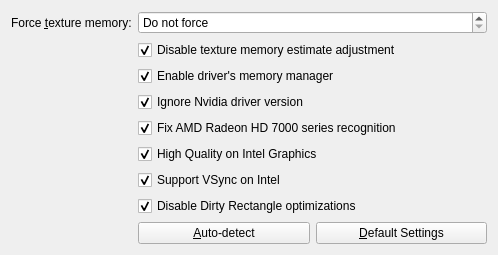
<?xml version="1.0" encoding="UTF-8"?>
<ui version="4.0">
 <class>Sims2BodyShopSettings</class>
 <widget class="QWidget" name="Sims2BodyShopSettings">
  <property name="geometry">
   <rect>
    <x>0</x>
    <y>0</y>
    <width>498</width>
    <height>226</height>
   </rect>
  </property>
  <property name="windowTitle">
   <string>Sims 2 Body Shop Settings</string>
  </property>
  <layout class="QFormLayout" name="formLayout">
   <item row="0" column="0">
    <widget class="QLabel" name="forceMemLabel">
     <property name="text">
      <string>Force &amp;texture memory:</string>
     </property>
     <property name="buddy">
      <cstring>forceMem</cstring>
     </property>
    </widget>
   </item>
   <item row="0" column="1">
    <widget class="QSpinBox" name="forceMem">
     <property name="toolTip">
      <string>Override texture (graphics card) memory detection</string>
     </property>
     <property name="whatsThis">
      <string>&lt;html&gt;&lt;head/&gt;&lt;body&gt;&lt;p&gt;Force the texture memory to a specific size. Use this if The Sims 2 only runs in software mode.&lt;/p&gt;&lt;p&gt;If your config log file has a line that reads:&lt;/p&gt;&lt;pre style=&quot; margin-top:12px; margin-bottom:12px; margin-left:0px; margin-right:0px; -qt-block-indent:0; text-indent:0px;&quot;&gt;&lt;span style=&quot; font-family:'Courier New,courier';&quot;&gt;Texture memory:  32MB&lt;/span&gt;&lt;/pre&gt;&lt;p&gt;You probably want to apply this fix.&lt;/p&gt;&lt;p&gt;It's recommended to set this value to match the info on the &amp;quot;Device Info&amp;quot; tab. More recent cards generally have at least &lt;span style=&quot; font-weight:600;&quot;&gt;1024 Mb&lt;/span&gt; available, which is a good value to use.&lt;/p&gt;&lt;p&gt;For high quality graphics, a value of at least &lt;span style=&quot; font-weight:600;&quot;&gt;128 Mb&lt;/span&gt; must be used.&lt;/p&gt;&lt;/body&gt;&lt;/html&gt;</string>
     </property>
     <property name="specialValueText">
      <string>Do not force</string>
     </property>
     <property name="suffix">
      <string> Mb</string>
     </property>
     <property name="minimum">
      <number>0</number>
     </property>
     <property name="maximum">
      <number>32768</number>
     </property>
     <property name="singleStep">
      <number>32</number>
     </property>
    </widget>
   </item>
   <item row="1" column="1">
    <widget class="QCheckBox" name="disableTexMemEstimateAdjustment">
     <property name="toolTip">
      <string>Do not adjust the texture memory reported by the driver, to improve stability (especially with nVidia cards)</string>
     </property>
     <property name="whatsThis">
      <string>&lt;html&gt;&lt;head/&gt;&lt;body&gt;&lt;p&gt;Use this tweak to use the texture memory reported by the driver. This may greatly improve the game's stability, especially when using a recent nVidia graphics card.&lt;/p&gt;&lt;/body&gt;&lt;/html&gt;</string>
     </property>
     <property name="text">
      <string>Disable texture memory estimate adjustment</string>
     </property>
     <property name="checked">
      <bool>true</bool>
     </property>
    </widget>
   </item>
   <item row="2" column="1">
    <widget class="QCheckBox" name="enableDriverMemoryManager">
     <property name="toolTip">
      <string>Use the graphics driver's memory manager, to improve the game's stability</string>
     </property>
     <property name="whatsThis">
      <string>&lt;html&gt;&lt;head/&gt;&lt;body&gt;&lt;p&gt;This makes the game rely on the graphics card driver for its memory management, rather than the game's own memory manager. Enabling this using modern drivers generally improves the game's stability.&lt;/p&gt;&lt;/body&gt;&lt;/html&gt;</string>
     </property>
     <property name="text">
      <string>Enable driver's memory manager</string>
     </property>
     <property name="checked">
      <bool>true</bool>
     </property>
    </widget>
   </item>
   <item row="3" column="1">
    <widget class="QCheckBox" name="ignoreNvidiaDriverVersion">
     <property name="toolTip">
      <string>Ignore a low driver version of Nvidia.</string>
     </property>
     <property name="whatsThis">
      <string>&lt;html&gt;&lt;head/&gt;&lt;body&gt;&lt;p&gt;New drivers of Nvidia sometimes report a low version number. This can lower some quality settings, even though the driver is new enough to support the better quality settings. This tweak disables some checks based on the version number of the driver, and picks the best possible options.&lt;/p&gt;&lt;/body&gt;&lt;/html&gt;</string>
     </property>
     <property name="text">
      <string>Ignore Nvidia driver version</string>
     </property>
     <property name="checked">
      <bool>true</bool>
     </property>
    </widget>
   </item>
   <item row="4" column="1">
    <widget class="QCheckBox" name="radeonHd7000Fix">
     <property name="toolTip">
      <string>Do not force low quality on Radeon HD 7000 series graphics cards (as opposed to the older Radeon 7000 series).</string>
     </property>
     <property name="whatsThis">
      <string>&lt;html&gt;&lt;head/&gt;&lt;body&gt;&lt;p&gt;Use this if you have a graphics card in the &lt;span style=&quot; font-weight:600;&quot;&gt;ATI Radeon HD 7000&lt;/span&gt; series.&lt;/p&gt;&lt;p&gt;The detection in the default code overlaps with the older &lt;span style=&quot; font-weight:600;&quot;&gt;Radeon 7000&lt;/span&gt; series, and forces the settings to a low quality code. Apply this tweak to make sure the detection only picks out the old graphics cards, but not the newer &lt;span style=&quot; font-weight:600;&quot;&gt;HD&lt;/span&gt; ones.&lt;/p&gt;&lt;p&gt;If you do not have an ATI/AMD graphics card, this option does nothing.&lt;/p&gt;&lt;/body&gt;&lt;/html&gt;</string>
     </property>
     <property name="text">
      <string>Fix AMD Radeon HD 7000 series recognition</string>
     </property>
     <property name="checked">
      <bool>true</bool>
     </property>
    </widget>
   </item>
   <item row="5" column="1">
    <widget class="QCheckBox" name="intelHigh">
     <property name="toolTip">
      <string>Allow high quality graphics for most recent Intel Graphics cards.</string>
     </property>
     <property name="whatsThis">
      <string>&lt;html&gt;&lt;head/&gt;&lt;body&gt;&lt;p&gt;Enable high quality graphics for &lt;span style=&quot; font-weight:600;&quot;&gt;Intel HD Graphics&lt;/span&gt; cards. If you have a fairly recent Intel graphics card, you may enable this tweak to increase graphics quality (at the cost of performance).&lt;/p&gt;&lt;p&gt;If your game runs choppy or slow after applying this tweak, disable it again.&lt;/p&gt;&lt;p&gt;If you do not use an Intel graphics card, this option does nothing.&lt;/p&gt;&lt;/body&gt;&lt;/html&gt;</string>
     </property>
     <property name="text">
      <string>High Quality on Intel Graphics</string>
     </property>
     <property name="checked">
      <bool>true</bool>
     </property>
    </widget>
   </item>
   <item row="6" column="1">
    <widget class="QCheckBox" name="intelVsync">
     <property name="toolTip">
      <string>Enable VSync for Intel Graphics cards. May cause (or solve) flickering graphics and/or UI.</string>
     </property>
     <property name="whatsThis">
      <string>&lt;html&gt;&lt;head/&gt;&lt;body&gt;&lt;p&gt;Enable VSync for &lt;span style=&quot; font-weight:600;&quot;&gt;Intel HD Graphics&lt;/span&gt; cards. VSync is disabled by default, because with some driver versions and some cards this caused a flickering UI.&lt;/p&gt;&lt;p&gt;If you experience flickering graphics or UI in the Sims 2, enabling or disabling this tweak may help.&lt;/p&gt;&lt;p&gt;If you do not use an Intel graphics card, this option does nothing.&lt;/p&gt;&lt;/body&gt;&lt;/html&gt;</string>
     </property>
     <property name="text">
      <string>Support VSync on Intel</string>
     </property>
     <property name="checked">
      <bool>true</bool>
     </property>
    </widget>
   </item>
   <item row="7" column="1">
    <widget class="QCheckBox" name="disableDirtyRects">
     <property name="toolTip">
      <string>Disable Dirty Rectangle rendering optimizations.</string>
     </property>
     <property name="whatsThis">
      <string>&lt;html&gt;&lt;head/&gt;&lt;body&gt;&lt;p&gt;This disables rendering only changed rectangles. These optimizations may cause graphical glitches on some cards, especially Intel integrated ones. They also prevents depth buffer shaders from other tools, like ReShade, from working.&lt;/p&gt;&lt;p&gt;To solve those problems you can enable this tweak.&lt;/p&gt;&lt;/body&gt;&lt;/html&gt;</string>
     </property>
     <property name="text">
      <string>Disable Dirty Rectangle optimizations</string>
     </property>
     <property name="checked">
      <bool>true</bool>
     </property>
    </widget>
   </item>
   <item row="8" column="1">
    <layout class="QHBoxLayout" name="defaultsLayout" stretch="0,0">
     <item>
      <widget class="QPushButton" name="autodetect">
       <property name="text">
        <string>&amp;Auto-detect</string>
       </property>
       <property name="flat">
        <bool>false</bool>
       </property>
      </widget>
     </item>
     <item>
      <widget class="QPushButton" name="resetDefaults">
       <property name="toolTip">
        <string>Disable all tweaks and restore default values.</string>
       </property>
       <property name="whatsThis">
        <string>&lt;html&gt;&lt;head/&gt;&lt;body&gt;&lt;p&gt;Reset all settings to their default values.&lt;/p&gt;&lt;/body&gt;&lt;/html&gt;</string>
       </property>
       <property name="text">
        <string>&amp;Default Settings</string>
       </property>
      </widget>
     </item>
    </layout>
   </item>
  </layout>
 </widget>
 <tabstops>
  <tabstop>forceMem</tabstop>
  <tabstop>disableTexMemEstimateAdjustment</tabstop>
  <tabstop>enableDriverMemoryManager</tabstop>
  <tabstop>ignoreNvidiaDriverVersion</tabstop>
  <tabstop>radeonHd7000Fix</tabstop>
  <tabstop>intelHigh</tabstop>
  <tabstop>intelVsync</tabstop>
  <tabstop>disableDirtyRects</tabstop>
  <tabstop>autodetect</tabstop>
  <tabstop>resetDefaults</tabstop>
 </tabstops>
 <resources/>
 <connections/>
</ui>
